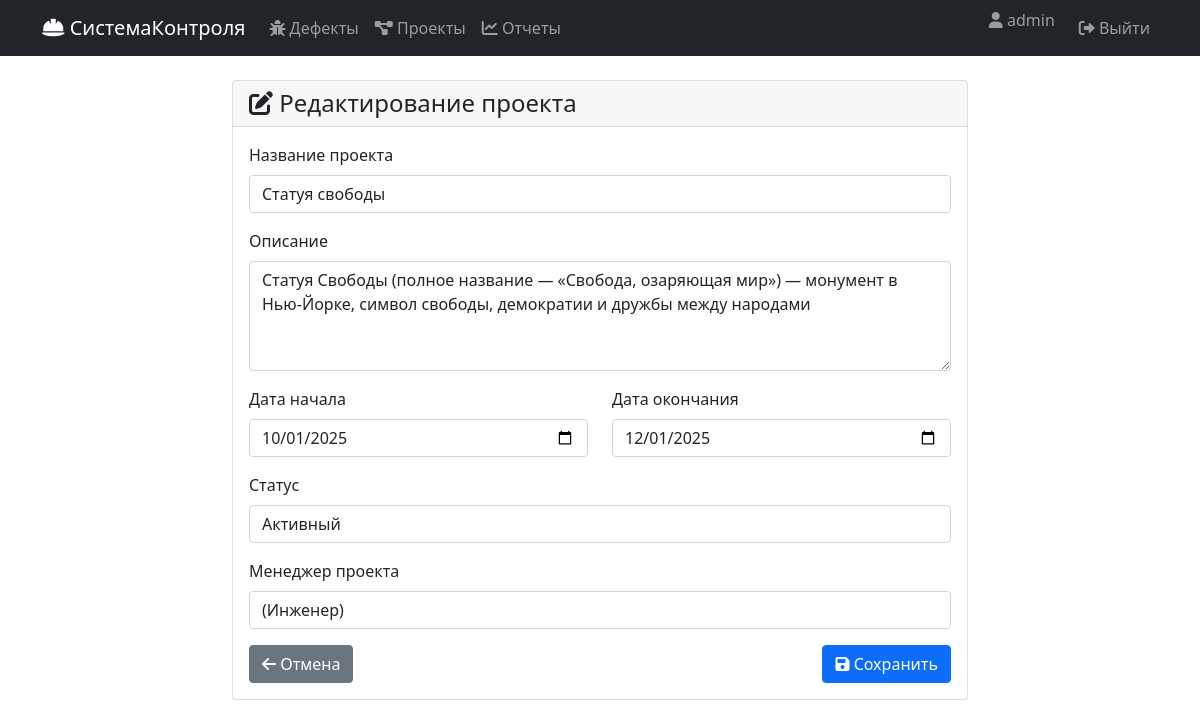
Page /projects/1/edit/ (signed in) on the committed database.
### users/models.py (models this page shows, shortened)
class CustomUser(AbstractUser):
    ROLE_CHOICES = (
        ('engineer', 'Инженер'),
        ('manager', 'Менеджер'),
        ('observer', 'Наблюдатель'),
        ('director', 'Руководитель'),
    )
    role = models.CharField(max_length=20, choices=ROLE_CHOICES, default='engineer')
    phone = models.CharField(max_length=20, blank=True)
    department = models.CharField(max_length=100, blank=True)

### projects/models.py (models this page shows, shortened)
class Project(models.Model):
    STATUS_CHOICES = (
        ('planning', 'Планирование'),
        ('active', 'Активный'),
        ('suspended', 'Приостановлен'),
        ('completed', 'Завершен'),
    )
    name = models.CharField(max_length=200, verbose_name='Название проекта')
    description = models.TextField(blank=True, verbose_name='Описание')
    manager = models.ForeignKey(settings.AUTH_USER_MODEL, on_delete=models.PROTECT,
                                related_name='managed_projects', verbose_name='Менеджер')
    start_date = models.DateField(verbose_name='Дата начала')
    end_date = models.DateField(verbose_name='Дата окончания')
    status = models.CharField(max_length=20, choices=STATUS_CHOICES, default='planning', verbose_name='Статус')
    created_at = models.DateTimeField(auto_now_add=True, verbose_name='Дата создания')
    updated_at = models.DateTimeField(auto_now=True, verbose_name='Дата обновления')
    class Meta:
        ordering = ['-created_at']
        verbose_name = 'Проект'
        verbose_name_plural = 'Проекты'

### projects/views.py (the view, shortened to what this page needs)
# urls.py: path('<int:pk>/edit/', views.project_edit, name='project_edit'),
@login_required
def project_edit(request, pk):
    project = get_object_or_404(Project, pk=pk)
    users = CustomUser.objects.all()
    return render(request, 'projects/project_form.html', {
        'project': project,
        'users': users
    })

### templates/projects/project_form.html (shortened to what this page needs)
{% extends 'base.html' %}
{% block content %}
<div class="row justify-content-center">
    <div class="col-md-8">
        <div class="card">
            <div class="card-header">
                <h4 class="mb-0">
                    <i class="fas fa-{% if project %}edit{% else %}plus{% endif %}"></i>
                    {% if project %}Редактирование проекта{% else %}Создание проекта{% endif %}
                </h4>
            </div>
            <div class="card-body">
                <form method="post">
                    <div class="mb-3">
                        <label for="name" class="form-label">Название проекта</label>
                        <input type="text" class="form-control" id="name" name="name"
                               value="{{ project.name|default:'' }}" required>
                    </div>
                    <div class="mb-3">
                        <label for="description" class="form-label">Описание</label>
                        <textarea class="form-control" id="description" name="description"
                                  rows="4">{{ project.description|default:'' }}</textarea>
                    </div>
                    <div class="row">
                        <div class="col-md-6">
                            <div class="mb-3">
                                <label for="start_date" class="form-label">Дата начала</label>
                                <input type="date" class="form-control" id="start_date" name="start_date"
                                       value="{{ project.start_date|date:'Y-m-d'|default:'' }}" required>
                            </div>
                        </div>
                        <div class="col-md-6">
                            <div class="mb-3">
                                <label for="end_date" class="form-label">Дата окончания</label>
                                <input type="date" class="form-control" id="end_date" name="end_date"
                                       value="{{ project.end_date|date:'Y-m-d'|default:'' }}" required>
                            </div>
                        </div>
                    </div>
                    <div class="mb-3">
                        <label for="status" class="form-label">Статус</label>
                        <select class="form-control" id="status" name="status" required>
                            <option value="active" {% if project.status == 'active' %}selected{% endif %}>Активный</option>
                        </select>
                    </div>
                    <div class="mb-3">
                        <label for="manager" class="form-label">Менеджер проекта</label>
                        <select class="form-control" id="manager" name="manager" required>
                            {% for user in users %}
                            <option value="{{ user.id }}"
                                {% if project.manager.id == user.id %}selected{% endif %}>
                                {{ user.get_full_name }} ({{ user.get_role_display }})
                            </option>
                            {% endfor %}
                        </select>
                    </div>
                    <div class="d-flex justify-content-between">
                        <a href="{% url 'project_list' %}" class="btn btn-secondary">
                            <i class="fas fa-arrow-left"></i> Отмена
                        </a>
                        <button type="submit" class="btn btn-primary">
                            <i class="fas fa-save"></i> {% if project %}Сохранить{% else %}Создать{% endif %}
                        </button>
                    </div>
                </form>
            </div>
        </div>
    </div>
</div>
{% endblock %}

### templates/base.html (shortened to what this page needs)
<!DOCTYPE html>
<html lang="ru">
<head>
    <link href="https://cdn.jsdelivr.net/npm/bootstrap@5.1.3/dist/css/bootstrap.min.css" rel="stylesheet">
    <link href="https://cdnjs.cloudflare.com/ajax/libs/font-awesome/6.0.0/css/all.min.css" rel="stylesheet">
</head>
<body>
    <nav class="navbar navbar-expand-lg navbar-dark bg-dark">
        <div class="container">
            <a class="navbar-brand" href="{% url 'defect_list' %}">
                <i class="fas fa-hard-hat"></i> СистемаКонтроля
            </a>
            <div class="collapse navbar-collapse" id="navbarNav">
                <ul class="navbar-nav me-auto">
                    <li class="nav-item">
                        <a class="nav-link" href="{% url 'defect_list' %}">
                            <i class="fas fa-bug"></i> Дефекты
                        </a>
                    </li>
                    <li class="nav-item">
                        <a class="nav-link" href="{% url 'project_list' %}">
                            <i class="fas fa-project-diagram"></i> Проекты
                        </a>
                    </li>
                    <li class="nav-item">
                        <a class="nav-link" href="{% url 'dashboard' %}">
                            <i class="fas fa-chart-line"></i> Отчеты
                        </a>
                    </li>
                </ul>
                <ul class="navbar-nav">
                    {% if user.is_authenticated %}
                        <li class="nav-item">
                            <span class="navbar-text me-3">
                                <i class="fas fa-user"></i> {{ user.username }}
                            </span>
                        </li>
                        <li class="nav-item">
                            <form method="post" action="{% url 'logout' %}" class="d-inline">
                                <button type="submit" class="btn btn-link nav-link" style="border: none; background: none;">
                                    <i class="fas fa-sign-out-alt"></i> Выйти
                                </button>
                            </form>
                        </li>
                    {% else %}
                        <li class="nav-item">
                            <a class="nav-link" href="{% url 'login' %}">
                                <i class="fas fa-sign-in-alt"></i> Войти
                            </a>
                        </li>
                    {% endif %}
                </ul>
            </div>
        </div>
    </nav>
    <div class="container mt-4">
        {% block content %}
        {% endblock %}
    </div>
</body>
</html>

### rows in the picture
CustomUser: username "admin"
Project: name "Статуя свободы", description "Статуя Свободы (полное название — «Свобода, озаряющая мир») — монумент в Нью-Йорке, символ свободы, демократии и дружбы между народами", start_date "10/01/2025", end_date "12/01/2025", status "Активный", manager "(Инженер)"
